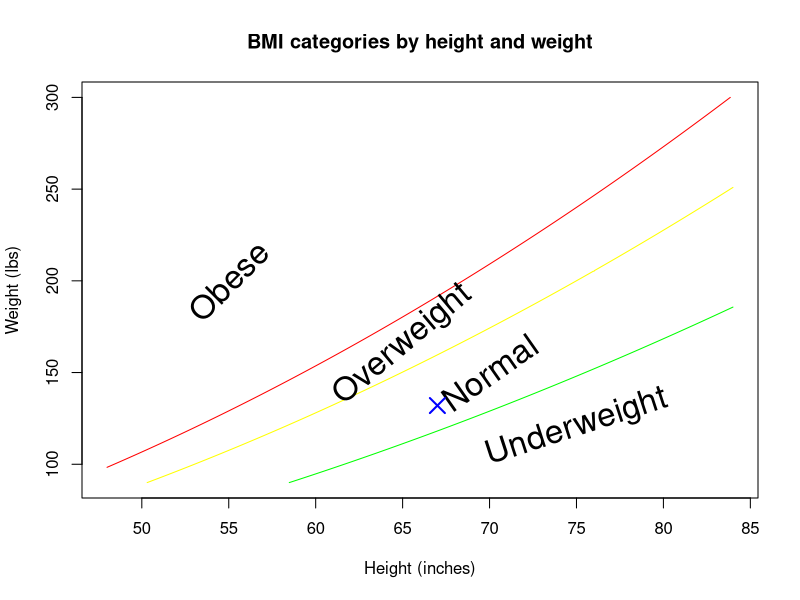

Here is the R script that generated this plot:
## ---- chunk 1
BMI <- function(weight, height) {
        round(weight/(height^2), 2)
        }
BMI(60, 1.75)
## ---- chunk 2
ht <- seq(48,84, length.out=1000)
wt <- seq(90,300, length.out=1000)
wtht <- expand.grid(x=ht, y=wt)
bmi <- function(h,w) {(w * 703)/(h*h)}
bmiwtht <- matrix(bmi(wtht$x,wtht$y),length(ht),length(wt))

contour(ht,wt,bmiwtht,levels = c(18.5,25,30), drawlabels=FALSE,
        xlab="Height (inches)",ylab="Weight (lbs)",
        main="BMI categories by height and weight", col=c("Green","Yellow","Red"))

text(55,200,"Obese",cex=2,srt=45)
text(65,165,"Overweight",cex=2,srt=40)
text(70,150,"Normal",cex=2,srt=35)
text(75,120,"Underweight",cex=2,srt=18)
points(c(67), c(132), pch = 4, cex = 2, lwd = 2, col="Blue")
